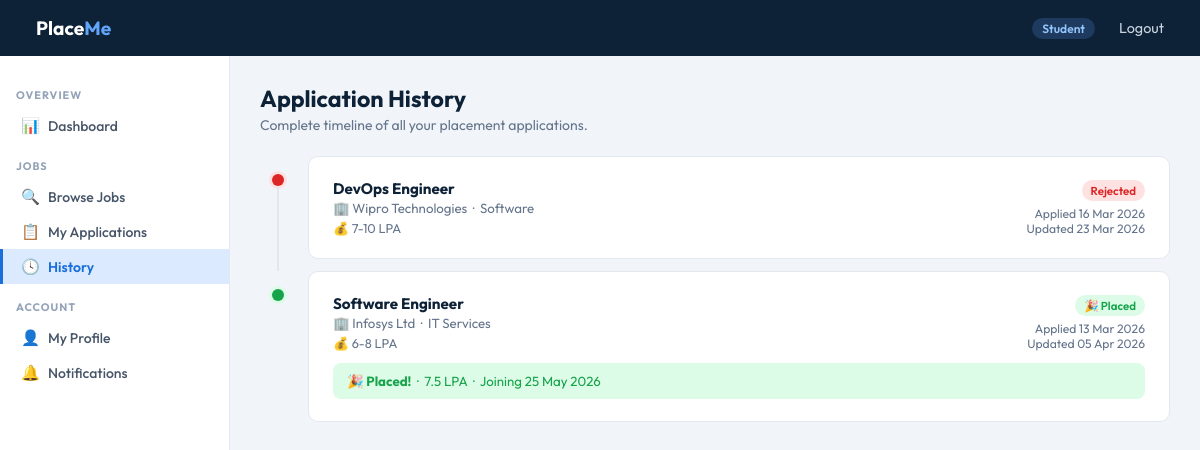
The page /student/applications/history (signed in) on the database its author committed.
### app.py (models this page shows, shortened)
class Application(db.Model):
    __tablename__ = 'application'
    id         = db.Column(db.Integer, primary_key=True)
    student_id = db.Column(db.Integer, db.ForeignKey('student.id'), nullable=False)
    job_id     = db.Column(db.Integer, db.ForeignKey('job_position.id'), nullable=False)
    status       = db.Column(db.String(20), default='Applied')
    applied_date = db.Column(db.DateTime, default=datetime.utcnow)
    updated_date = db.Column(db.DateTime, default=datetime.utcnow)
    placement = db.relationship('Placement', backref='application',
                                uselist=False, cascade='all, delete-orphan')

class JobPosition(db.Model):
    __tablename__ = 'job_position'
    id             = db.Column(db.Integer, primary_key=True)
    company_id     = db.Column(db.Integer, db.ForeignKey('company.id'), nullable=False)
    title          = db.Column(db.String(100), nullable=False)
    description    = db.Column(db.Text)
    required_skills = db.Column(db.Text)
    experience     = db.Column(db.String(50))    # e.g. "0-1 yr", "fresher"
    salary_range   = db.Column(db.String(50))    # LPA, stored as plain text
    status         = db.Column(db.String(20), default='Active')   # Active | Closed
    is_approved    = db.Column(db.Boolean, default=False)
    posted_date    = db.Column(db.DateTime, default=datetime.utcnow)
    applications = db.relationship('Application', backref='job_position',
                                   lazy=True, cascade='all, delete-orphan')

class Company(db.Model):
    __tablename__ = 'company'
    id          = db.Column(db.Integer, primary_key=True)
    name        = db.Column(db.String(100), nullable=False)
    email       = db.Column(db.String(120), unique=True, nullable=False)
    password    = db.Column(db.String(200), nullable=False)
    industry    = db.Column(db.String(100))
    contact     = db.Column(db.String(20))
    is_approved = db.Column(db.Boolean, default=False)
    is_active   = db.Column(db.Boolean, default=True)
    reg_date    = db.Column(db.DateTime, default=datetime.utcnow)
    job_positions = db.relationship('JobPosition', backref='company',
                                    lazy=True, cascade='all, delete-orphan')

class Placement(db.Model):
    __tablename__ = 'placement'
    id             = db.Column(db.Integer, primary_key=True)
    application_id = db.Column(db.Integer, db.ForeignKey('application.id'), nullable=False)
    placement_date = db.Column(db.DateTime, default=datetime.utcnow)
    joining_date   = db.Column(db.Date)
    salary         = db.Column(db.String(50))   # LPA as string, e.g. "8 LPA", "12-15 LPA"

### app.py (the view)
@app.route('/student/applications/history')
def student_application_history():
    if session.get('role') != 'student':
        return redirect(url_for('login'))
    appls = Application.query.filter_by(
        student_id=session['user_id']
    ).order_by(Application.applied_date.desc()).all()
    history = []
    for a in appls:
        history.append({
            'application': a,
            'job':        a.job_position,
            'company':    a.job_position.company,
            'status':     a.status,
            'applied_on': a.applied_date,
            'updated_on': a.updated_date,
        })
    return render_template('student_application_history.html', history=history)

### app.py (called while the page is built)
@app.context_processor
def inject_stud_ctx():
    if session.get('role') == 'student':
        return dict(student=Student.query.get(session['user_id']))
    return dict(student=None)

### templates/student_application_history.html (shortened to what this page needs)
{% extends "base.html" %}
{% block content %}
<div class="page-header">
  <h1>Application History</h1>
  <p>Complete timeline of all your placement applications.</p>
</div>
{% if history %}
<div style="display:flex;flex-direction:column;gap:0;">
  {% for entry in history %}
  <div style="display:flex;gap:0;position:relative;">
    <div style="display:flex;flex-direction:column;align-items:center;width:36px;flex-shrink:0;">
      <div style="width:12px;height:12px;border-radius:50%;margin-top:18px;flex-shrink:0;
        background:{% if entry.status == 'Placed' or entry.status == 'Selected' %}var(--green)
        {% elif entry.status == 'Rejected' %}var(--red)
        {% elif entry.status == 'Shortlisted' %}var(--amber)
        {% elif entry.status == 'Interview' %}#7c3aed
        {% else %}var(--blue){% endif %};
        box-shadow:0 0 0 3px {% if entry.status == 'Placed' or entry.status == 'Selected' %}#dcfce7
        {% elif entry.status == 'Rejected' %}#fee2e2
        {% elif entry.status == 'Shortlisted' %}#fef3c7
        {% elif entry.status == 'Interview' %}#f3e8ff
        {% else %}var(--blue-lt){% endif %};"></div>
      {% if not loop.last %}
      <div style="width:2px;flex:1;background:var(--border);min-height:16px;"></div>
      {% endif %}
    </div>
    <div class="card" style="flex:1;margin-bottom:12px;margin-left:12px;">
      <div style="display:flex;justify-content:space-between;flex-wrap:wrap;gap:8px;">
        <div>
          <div style="font-weight:700;font-size:.95rem;color:var(--navy);">{{ entry.job.title }}</div>
          <div style="font-size:.83rem;color:var(--gray);margin-top:2px;">
            🏢 {{ entry.company.name }}{% if entry.company.industry %} &nbsp;·&nbsp; {{ entry.company.industry }}{% endif %}
          </div>
          {% if entry.job.salary_range %}
          <div style="font-size:.8rem;color:var(--gray);margin-top:4px;">💰 {{ entry.job.salary_range }}</div>
          {% endif %}
        </div>
        <div style="text-align:right;">
          {% if entry.status == 'Applied' %}<span class="badge badge-blue">Applied</span>
          {% elif entry.status == 'Shortlisted' %}<span class="badge badge-amber">⭐ Shortlisted</span>
          {% elif entry.status == 'Interview' %}<span class="badge badge-purple">🗓 Interview</span>
          {% elif entry.status == 'Selected' %}<span class="badge badge-green">✅ Selected</span>
          {% elif entry.status == 'Placed' %}<span class="badge badge-green">🎉 Placed</span>
          {% elif entry.status == 'Rejected' %}<span class="badge badge-red">Rejected</span>
          {% endif %}
          <div style="font-size:.76rem;color:var(--gray);margin-top:5px;">
            Applied {{ entry.applied_on.strftime('%d %b %Y') }}
          </div>
          {% if entry.applied_on != entry.updated_on %}
          <div style="font-size:.76rem;color:var(--gray);">
            Updated {{ entry.updated_on.strftime('%d %b %Y') }}
          </div>
          {% endif %}
        </div>
      </div>
      {% if entry.application.placement %}
      <div style="margin-top:12px;padding:10px 14px;background:var(--green-lt);border-radius:8px;font-size:.83rem;color:var(--green);">
        🎉 <strong>Placed!</strong>
        {% if entry.application.placement.salary %} &nbsp;·&nbsp; {{ entry.application.placement.salary }}{% endif %}
        {% if entry.application.placement.joining_date %} &nbsp;·&nbsp; Joining {{ entry.application.placement.joining_date.strftime('%d %b %Y') }}{% endif %}
      </div>
      {% endif %}
    </div>
  </div>
  {% endfor %}
</div>
{% endif %}
{% endblock %}

### templates/base.html (style rules this page uses)
*, *::before, *::after { box-sizing: border-box; margin: 0; padding: 0; }
:root { --navy: #0d2137; --blue: #1a6fdb; --blue-lt: #dbeafe; --green: #16a34a; --green-lt:#dcfce7; --amber: #b45309; --amber-lt:#fef3c7; --red: #dc2626; --red-lt: #fee2e2; --gray: #64748b; --border: #e2e8f0; --bg: #f1f5f9; --white: #ffffff; --text: #1e293b; --sidebar-w: 230px; }
body { font-family: 'Outfit', sans-serif; background: var(--bg); color: var(--text); min-height: 100vh; }
.page-header { margin-bottom: 22px; }
.page-header h1 { font-size: 1.45rem; font-weight: 700; color: var(--navy); }
.page-header p { color: var(--gray); margin-top: 3px; font-size: .875rem; }
.card { background: var(--white); border: 1px solid var(--border); border-radius: 10px; padding: 22px 24px; }
.badge { display: inline-block; padding: 3px 9px; border-radius: 20px; font-size: .72rem; font-weight: 600; }
.badge-green { background: var(--green-lt); color: var(--green); }
.badge-red { background: var(--red-lt); color: var(--red); }

### rows shown on the page
Application: job "DevOps Engineer", company.name "Wipro Technologies", company.industry "Software", job.salary_range "7-10 LPA", status "Rejected", applied_on "16 Mar 2026", updated_on "23 Mar 2026"
Application: job "Software Engineer", company.name "Infosys Ltd", company.industry "IT Services", job.salary_range "6-8 LPA", status "🎉 Placed", applied_on "13 Mar 2026", updated_on "05 Apr 2026", application.placement.salary "7.5 LPA", application.placement.joining_date "25 May 2026"

### other values the page prints
{{ session.get('role') | capitalize }} "Student"
